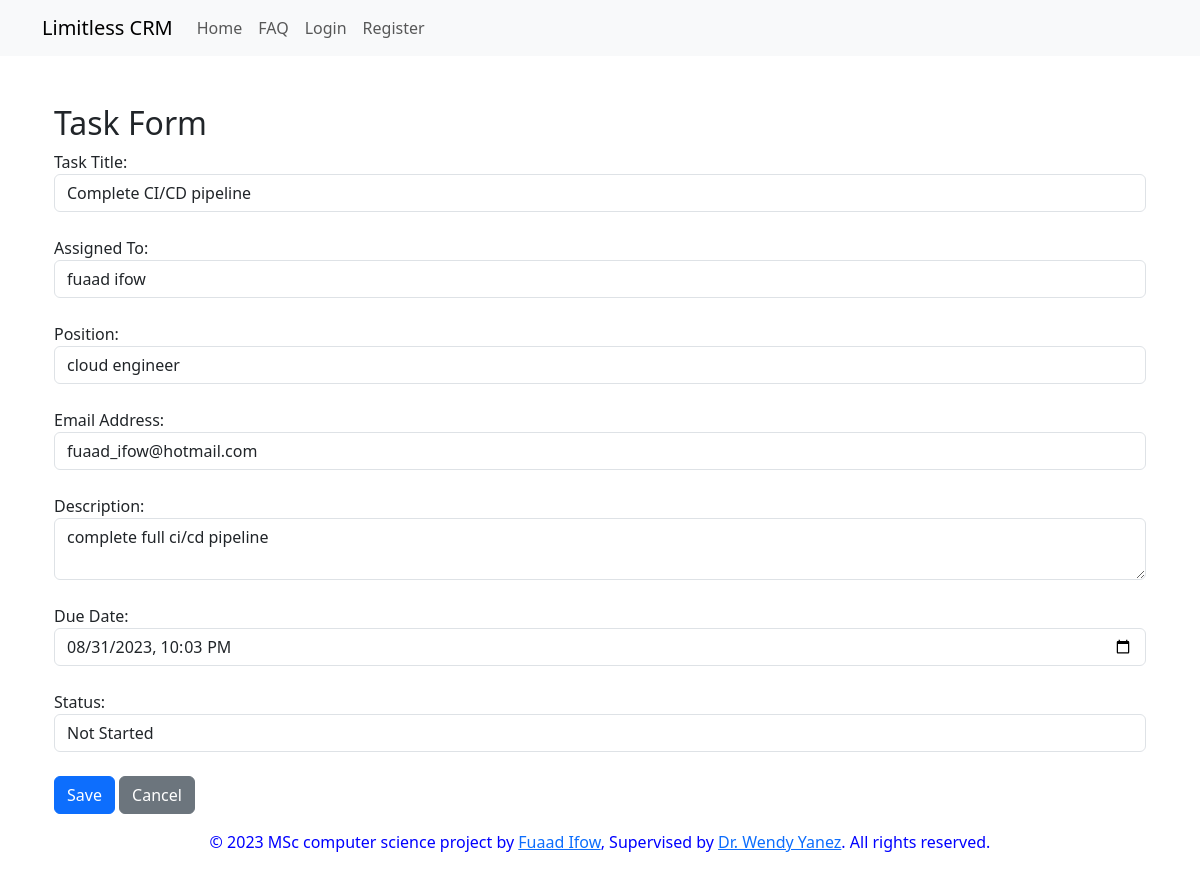
Screenshot of /tasks/edit/9/ with the database file from the repository.
### task_manager/models.py (models this page shows, shortened)
class Task(models.Model):
    user = models.ForeignKey(User, on_delete=models.CASCADE, default=None)
    title = models.CharField(max_length=200)
    description = models.TextField()
    assigned_to_name = models.CharField(max_length=100, blank=True, null=True)
    assigned_to_position = models.CharField(max_length=100, blank=True, null=True)
    assigned_to_email = models.EmailField(blank=True, null=True)
    due_date = models.DateTimeField(blank=True, null=True)
    status = models.CharField(max_length=20, choices=STATUS_CHOICES, default='not_started')

### task_manager/views.py (the view)
# urls.py: path('edit/<int:task_id>/', views.create_or_edit_task, name='edit_task'),
def create_or_edit_task(request, task_id=None):
    if task_id:
        task = get_object_or_404(Task, id=task_id)
    else:
        task = None
    if request.method == 'POST':
        form = TaskForm(request.POST, instance=task)
        if form.is_valid():
            task = form.save(commit=False)
            task.user = request.user
            task.save()
            return redirect('task_list')
    else:
        if task and  task.due_date:
            initial_data = {'due_date': task.due_date.strftime('%Y-%m-%dT%H:%M') if task else None}
            form = TaskForm(instance=task, initial=initial_data)
        else:
            form = TaskForm(instance=task)
    return render(request, 'task_manager/task_form.html', {'form': form})

### task_manager/forms.py
class TaskForm(forms.ModelForm):
    class Meta:
        model = Task
        fields = ['title', 'description', 'assigned_to_name', 'assigned_to_position', 'assigned_to_email',
                  'due_date', 'status']

### task_manager/templates/task_manager/task_form.html (shortened to what this page needs)
{% extends 'base/base.html' %}
{% load static %}
{% block content %}
<div class="container mt-5">
    <h2>Task Form</h2>
    <form method="post" id="taskForm">
        <div class="form-row">
            <div class="form-group  mb-4">
                <label for="id_title">Task Title:</label>
                <input type="text" class="form-control {% if form.title.errors %}is-invalid{% endif %}" id="id_title" name="title" value="{{ form.title.value|default_if_none:"" }}">
            </div>
        </div>
        <div class="form-row">
            <div class="form-group  mb-4">
                <label for="id_assigned_to_name">Assigned To:</label>
                <input type="text" class="form-control {% if form.assigned_to_name.errors %}is-invalid{% endif %}" id="id_assigned_to_name" name="assigned_to_name" value="{{ form.assigned_to_name.value|default_if_none:"" }}">
            </div>
            <div class="form-group  mb-4">
                <label for="id_assigned_to_position">Position:</label>
                <input type="text" class="form-control {% if form.assigned_to_position.errors %}is-invalid{% endif %}" id="id_assigned_to_position" name="assigned_to_position" value="{{ form.assigned_to_position.value|default_if_none:"" }}">
            </div>
        </div>
        <div class="form-group mb-4">
            <label for="id_assigned_to_email">Email Address:</label>
            <input type="email" class="form-control {% if form.assigned_to_email.errors %}is-invalid{% endif %}" id="id_assigned_to_email" name="assigned_to_email" value="{{ form.assigned_to_email.value|default_if_none:"" }}">
        </div>
        <div class="form-group mb-4">
            <label for="id_description">Description:</label>
            <textarea class="form-control {% if form.description.errors %}is-invalid{% endif %}" id="id_description" name="description">{{ form.description.value|default_if_none:"" }}</textarea>
        </div>
        <div class="form-group mb-4">
            <label for="id_due_date">Due Date:</label>
            <input type="datetime-local" class="form-control {% if form.due_date.errors %}is-invalid{% endif %}" id="id_due_date" name="due_date" value="{{ form.due_date.value|default_if_none:'' }}">
        </div>
        <div class="form-group mb-4">
            <label for="id_status">Status:</label>
            <select class="form-control {% if form.status.errors %}is-invalid{% endif %}" id="id_status" name="status">
                <option value="not_started">Not Started</option>
            </select>
        </div>
        <button type="submit" class="btn btn-primary">Save</button>
        <a href="{% url 'task_list' %}" class="btn btn-secondary">Cancel</a>
    </form>
</div>
{% endblock %}

### rows the page displays
Task: title "Complete CI/CD pipeline", assigned_to_name "fuaad ifow", assigned_to_position "cloud engineer", assigned_to_email "fuaad_ifow@hotmail.com", description "complete full ci/cd pipeline"
